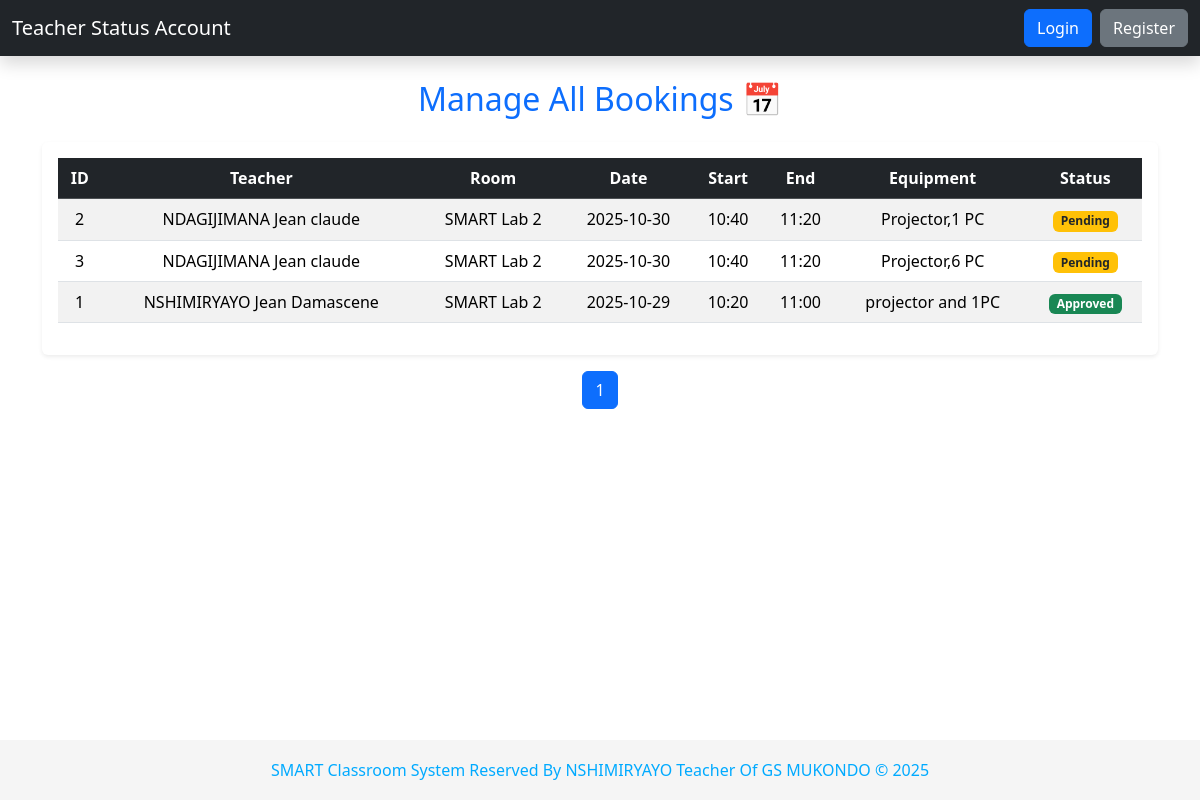
The app's page /manage_teacherbook with its own data.
### tables this page shows
CREATE TABLE Bookings (
                BookingID INTEGER PRIMARY KEY AUTOINCREMENT,
                TeacherID INTEGER NOT NULL,
                RoomID INTEGER NOT NULL,
                Date TEXT NOT NULL,
                StartTime TEXT NOT NULL,
                EndTime TEXT NOT NULL,
                Equipment TEXT,
                Status TEXT DEFAULT 'Pending',
                FOREIGN KEY (TeacherID) REFERENCES Teachers(TeacherID),
                FOREIGN KEY (RoomID) REFERENCES Classrooms(RoomID)
            );

CREATE TABLE Teachers (
                TeacherID INTEGER PRIMARY KEY AUTOINCREMENT,
                Name TEXT NOT NULL,
                Subject TEXT,
                Username TEXT UNIQUE NOT NULL,
                Password TEXT NOT NULL,
                Role TEXT DEFAULT 'Teacher',
                IsApproved INTEGER DEFAULT 0,
                Email TEXT,
                Phone TEXT,
                Class TEXT
            , Gender TEXT, ClassTeacher TEXT);

CREATE TABLE Classrooms (
                RoomID INTEGER PRIMARY KEY AUTOINCREMENT,
                Name TEXT UNIQUE NOT NULL,
                EquipmentList TEXT
            );

### app.py (the view)
@app.route('/manage_teacherbook')
def manage_teacherbook():
    conn = connect_db()
    cursor = conn.cursor()
    page = request.args.get('page', 1, type=int)  # Current page
    per_page = 5  # Show 5 bookings per page
    offset = (page - 1) * per_page
    cursor.execute("""
        SELECT
            b.BookingID,
            t.Name AS TeacherName,
            c.Name AS RoomName,
            b.Date,
            b.StartTime,
            b.EndTime,
            b.Equipment,
            b.Status
        FROM Bookings b
        LEFT JOIN Teachers t ON b.TeacherID = t.TeacherID
        LEFT JOIN Classrooms c ON b.RoomID = c.RoomID
        ORDER BY b.Date DESC
        LIMIT ? OFFSET ?
    """, (per_page, offset))
    bookings = cursor.fetchall()
    cursor.execute("SELECT COUNT(*) FROM Bookings")
    total = cursor.fetchone()[0]
    total_pages = (total + per_page - 1) // per_page  # ceil division
    if page < 1:
        page = 1
    elif page > total_pages:
        page = total_pages
    conn.close()
    return render_template(
        'manage_teacherbook.html',
        bookings=bookings,
        page=page,
        total_pages=total_pages
    )

### app.py (called while the page is built)
@app.context_processor
def inject_global_vars():
    return {'now': datetime.now()}

### db_setup.py (called while the page is built)
def connect_db():
    try:
        conn = sqlite3.connect(DB_FILE)
        conn.row_factory = None
        return conn
    except sqlite3.Error as e:
        print(f"Database connection error: {e}")
        return None

### templates/manage_teacherbook.html (shortened to what this page needs)
{% extends "base.html" %}
{% block content %}
<h2 class="mb-4 text-center text-primary">Manage All Bookings 📅</h2>
<div class="table-responsive shadow-sm p-3 bg-white rounded">
    <table class="table table-striped table-hover align-middle text-center">
        <thead class="table-dark">
            <tr>
                <th>ID</th>
                <th>Teacher</th>
                <th>Room</th>
                <th>Date</th>
                <th>Start</th>
                <th>End</th>
                <th>Equipment</th>
                <th>Status</th>
            </tr>
        </thead>
        <tbody>
            {% for booking in bookings %}
            <tr>
                <td>{{ booking[0] }}</td>
                <td>{{ booking[1] or "N/A" }}</td>
                <td>{{ booking[2] or "N/A" }}</td>
                <td>{{ booking[3] }}</td>
                <td>{{ booking[4] }}</td>
                <td>{{ booking[5] }}</td>
                <td>{{ booking[6] or "None" }}</td>
                <td>
                    {% if booking[7] == 'Approved' %}
                        <span class="badge bg-success">Approved</span>
                    {% elif booking[7] == 'Pending' %}
                        <span class="badge bg-warning text-dark">Pending</span>
                    {% else %}
                        <span class="badge bg-danger">Denied</span>
                    {% endif %}
                </td>
            </tr>
            {% else %}
            <tr>
                <td colspan="8" class="text-center text-muted">No bookings found.</td>
            </tr>
            {% endfor %}
        </tbody>
    </table>
</div>
<nav aria-label="Page navigation" class="mt-3">
  <ul class="pagination justify-content-center">
    {% for p in range(1, total_pages + 1) %}
      <li class="page-item {% if p == page %}active{% endif %}">
        <a class="page-link" href="{{ url_for('manage_bookings', page=p) }}">{{ p }}</a>
      </li>
    {% endfor %}
  </ul>
</nav>
{% endblock %}

### templates/base.html (style rules this page uses)
body { padding-bottom: 70px; }

### records on screen
Bookings: BookingID "2", Name "NDAGIJIMANA Jean claude", Name "SMART Lab 2", Date "2025-10-30", StartTime "10:40", EndTime "11:20", Equipment "Projector,1 PC", Status "Pending"
Bookings: BookingID "3", Name "NDAGIJIMANA Jean claude", Name "SMART Lab 2", Date "2025-10-30", StartTime "10:40", EndTime "11:20", Equipment "Projector,6 PC", Status "Pending"
Bookings: BookingID "1", Name "NSHIMIRYAYO Jean Damascene", Name "SMART Lab 2", Date "2025-10-29", StartTime "10:20", EndTime "11:00", Equipment "projector and 1PC", Status "Approved"

### other values on screen
{{ p }} "1"
